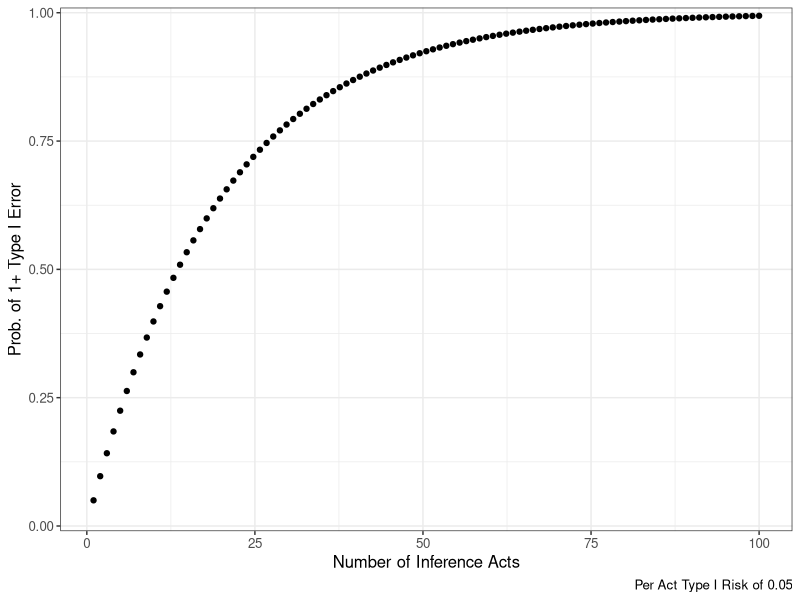

The R script that drew this image:
## ---- chunk 1
#| label: errorPlot1
#| fig-cap: "Overall Risk of at Least One Type I Error by Number of Acts"

# Creating the overall plot ----
library(ggplot2)
overallRisk <- function(acts, risk) {
  return(1 - (1 - risk)^acts)
}
overallRisk <- Vectorize(overallRisk)
ggplot() +
  stat_function(
    fun = overallRisk,
    args = list(risk = 0.05),
    xlim = c(1, 100),
    geom = "point"
  ) +
  theme_bw() +
  labs(
    x = "Number of Inference Acts",
    y = "Prob. of 1+ Type I Error",
    caption = "Per Act Type I Risk of 0.05"
  ) +
  scale_y_continuous(
    limits = c(0,1),
    expand = expansion(mult = 0, add = 0.01)
  ) +
  theme(
    text = element_text(size = 12)
  )

